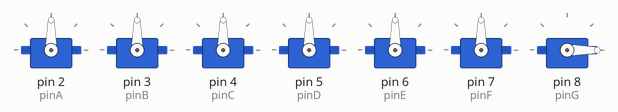
Bench run of a sketch on a simulated Arduino Uno, built with avr-gcc and run on an emulated ATmega328P. On the bench: 7 × servo.

Above: at 0.1 s.
At 4.1 s:
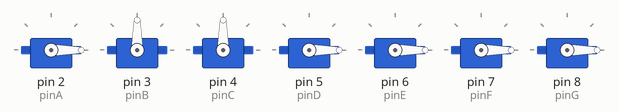
At 8.1 s:
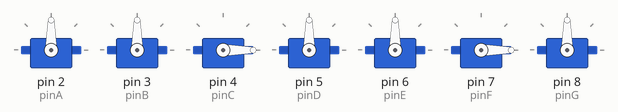
At 16.1 s:
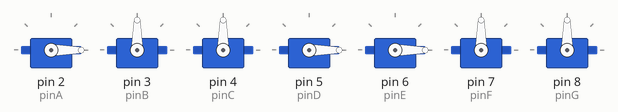
At 24.1 s:
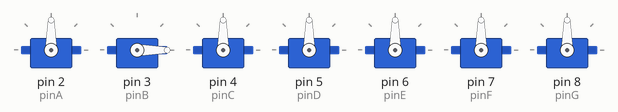
At 36.1 s:
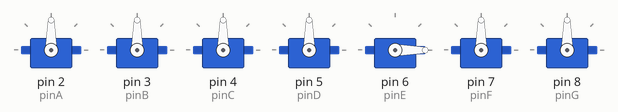
Timing chart, 0 to 37.6 s (numbered marks = the images above):
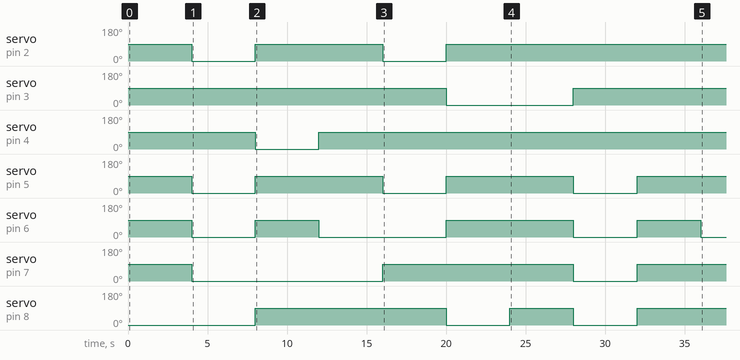

Measured:
- by itself, servo on pin 2 (pinA): alternates 90° for 8.0 s and 0° for 4.0 s, 4 changes in all, then stays 90°
- by itself, servo on pin 3 (pinB): 90° → 0° at 20.0 s, → 90° 8.0 s later
- by itself, servo on pin 4 (pinC): 90° → 0° at 8.0 s, → 90° 4.0 s later
- by itself, servo on pin 5 (pinD): alternates 90° for 8.0 s and 0° for 4.0 s
- by itself, servo on pin 6 (pinE): goes 0° 4.0 s, 90° 4.0 s, 0° 8.0 s, 90° 8.0 s, 0° 4.0 s, 90° 4.0 s, then 0°
- by itself, servo on pin 7 (pinF): 90° → 0° at 4.0 s, → 90° 12.0 s later, → 0° 12.0 s later, → 90° 4.0 s later
- by itself, servo on pin 8 (pinG): goes 90° 12.0 s, 0° 4.0 s, 90° 4.0 s, 0° 4.0 s, then 90°

The sketch:

sketch.ino
```cpp
#include <Servo.h>

// Create servo objects for each segment
Servo segA;
Servo segB;
Servo segC;
Servo segD;
Servo segE;
Servo segF;
Servo segG;

// Define the servo pins
const int pinA = 2;
const int pinB = 3;
const int pinC = 4;
const int pinD = 5;
const int pinE = 6;
const int pinF = 7;
const int pinG = 8;

// Angles for ON and OFF (You may need to adjust these later)
const int ON_ANGLE = 90;  // Segment sticks up (ON)
const int OFF_ANGLE = 0;  // Segment lies flat (OFF)

void setup() {
  // Attach the servos to their pins
  segA.attach(pinA);
  segB.attach(pinB);
  segC.attach(pinC);
  segD.attach(pinD);
  segE.attach(pinE);
  segF.attach(pinF);
  segG.attach(pinG);
}

void loop() {
  // Cycle through numbers 0 to 9

  // Number 0: A, B, C, D, E, F ON. G OFF.
  displayDigit(ON_ANGLE, ON_ANGLE, ON_ANGLE, ON_ANGLE, ON_ANGLE, ON_ANGLE, OFF_ANGLE);
  delay(4000); // Wait 4 seconds

  // Number 1: B, C ON. Rest OFF.
  displayDigit(OFF_ANGLE, ON_ANGLE, ON_ANGLE, OFF_ANGLE, OFF_ANGLE, OFF_ANGLE, OFF_ANGLE);
  delay(4000);

  // Number 2: A, B, G, E, D ON. C, F OFF.
  displayDigit(ON_ANGLE, ON_ANGLE, OFF_ANGLE, ON_ANGLE, ON_ANGLE, OFF_ANGLE, ON_ANGLE);
  delay(4000);

  // Number 3: A, B, C, D, G ON. E, F OFF.
  displayDigit(ON_ANGLE, ON_ANGLE, ON_ANGLE, ON_ANGLE, OFF_ANGLE, OFF_ANGLE, ON_ANGLE);
  delay(4000);

  // Number 4: F, G, B, C ON. A, D, E OFF.
  displayDigit(OFF_ANGLE, ON_ANGLE, ON_ANGLE, OFF_ANGLE, OFF_ANGLE, ON_ANGLE, ON_ANGLE);
  delay(4000);

  // Number 5: A, F, G, C, D ON. B, E OFF.
  displayDigit(ON_ANGLE, OFF_ANGLE, ON_ANGLE, ON_ANGLE, ON_ANGLE, ON_ANGLE, OFF_ANGLE);
  delay(4000);

  // Number 6: A, F, G, E, D, C ON. B OFF.
  displayDigit(ON_ANGLE, OFF_ANGLE, ON_ANGLE, ON_ANGLE, ON_ANGLE, ON_ANGLE, ON_ANGLE);
  delay(4000);

  // Number 7: A, B, C ON. Rest OFF.
  displayDigit(ON_ANGLE, ON_ANGLE, ON_ANGLE, OFF_ANGLE, OFF_ANGLE, OFF_ANGLE, OFF_ANGLE);
  delay(4000);

  // Number 8: ALL ON.
  displayDigit(ON_ANGLE, ON_ANGLE, ON_ANGLE, ON_ANGLE, ON_ANGLE, ON_ANGLE, ON_ANGLE);
  delay(4000);

  // Number 9: A, B, C, D, F, G ON. E OFF.
  displayDigit(ON_ANGLE, ON_ANGLE, ON_ANGLE, ON_ANGLE, OFF_ANGLE, ON_ANGLE, ON_ANGLE);
  delay(4000);
}

// Helper function to set angles for all 7 segments easily
void displayDigit(int a, int b, int c, int d, int e, int f, int g) {
  segA.write(a);
  segB.write(b);
  segC.write(c);
  segD.write(d);
  segE.write(e);
  segF.write(f);
  segG.write(g);
}
```
